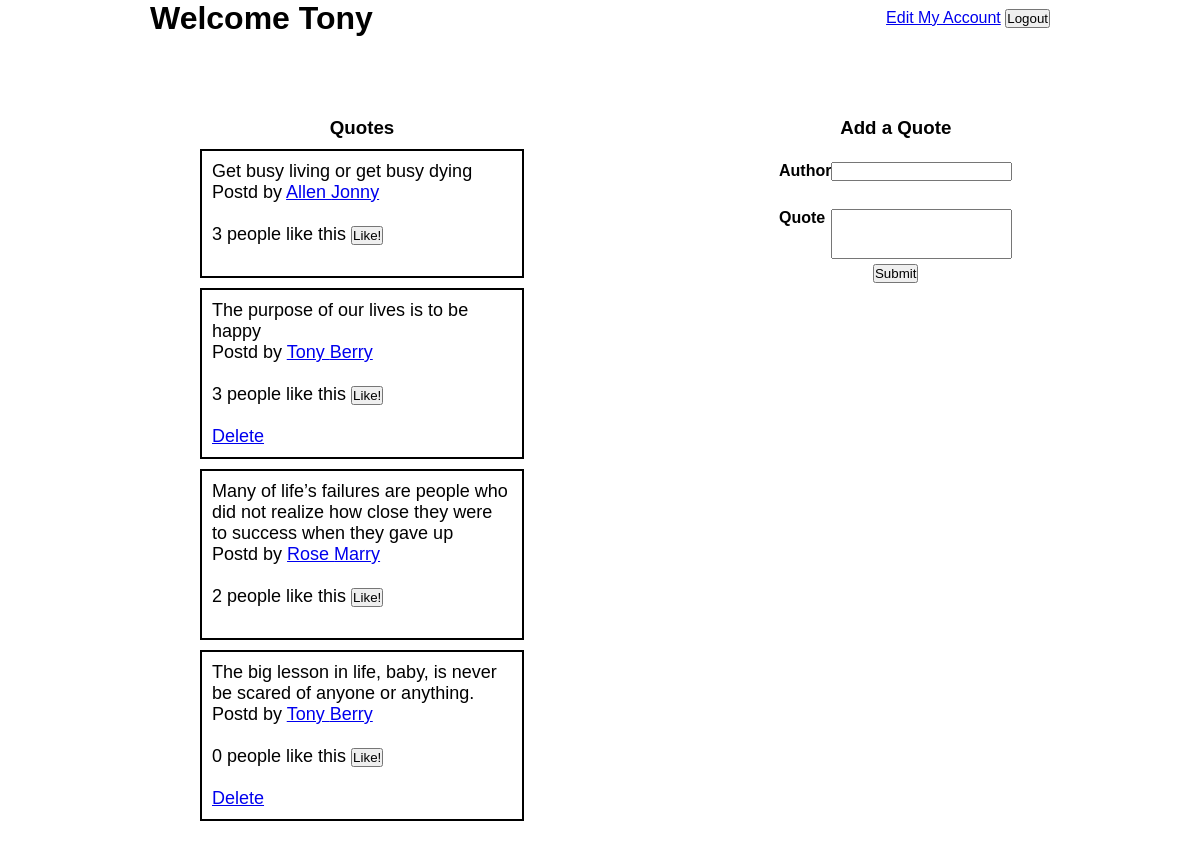
/success (signed in), run on the app's committed database.
### exam_app/models.py (models this page shows)
class Users (models.Model):
    first_name = models.CharField(max_length=255)
    last_name = models.CharField(max_length=255)
    email = models.CharField(max_length=255)
    password = models.CharField(max_length=255)
    objects = Usersmanager()
    created_at = models.DateTimeField(auto_now_add=True)
    updated_at = models.DateTimeField(auto_now_add=True)

class Quotes (models.Model):
    quote_content = models.TextField()
    author = models.CharField(max_length=255)
    poster = models.ForeignKey(Users, related_name='User_quote', on_delete=models.CASCADE)
    created_at = models.DateTimeField(auto_now_add=True)
    updated_at = models.DateTimeField(auto_now_add=True)
    objects = Quotesmanager()

### exam_app/views.py (the view)
# urls.py: path('success',views.success),
def success (request):
    if "user_id" not in request.session:
        return redirect('/')
    else:
        context = {
            "all_quotes":Quotes.objects.all(),
        }
    return render (request, 'quotes.html', context)

### exam_app/templates/quotes.html (shortened to what this page needs)
<!DOCTYPE html>
<html lang="en">
<head>
    {% load static %}
    <link rel="stylesheet" href="{% static 'CSS/style.css' %}">
</head>
<body>
    <div class="header">
        <h1>Welcome {{request.session.username}}</h1>
        <div class="option">
            <a href="/myaccount/{{request.session.user_id}}">Edit My Account</a>
            <a href="/logout"><button>Logout</button></a>
        </div>
    </div>
    <div class="wrapper">
        <div class="allQuotes">
            <h3>Quotes</h3>
            {% for quote in all_quotes %}
            <div class="quote">
                {{quote.quote_content}}
                <p>Postd by <a href="/user/{{quote.poster.id}}">{{quote.poster.first_name}}
                        {{quote.poster.last_name}}</a></p><br>
                <p>{{quote.Quote_like.count}} people like this
                    <a href="addlikes/{{quote.id}}"><button>Like!</button></a>
                </p><br>
                {% if quote.poster.id == request.session.user_id %}
                <a href="delete/{{quote.id}}">Delete</a>
                {% endif %}
            </div>
            {% endfor %}
        </div>
        <div class="addQuote">
            <form action="/addquote" method="POST">
                <h3>Add a Quote</h3><br>
                <div class="form">
                    <h4>Author</h4>
                    <input type="text" name="author">
                </div><br>
                <div class="form2">
                    <h4>Quote </h4>
                    <input type="text" name="quote_content">
                </div>
                <button>Submit</button>
            </form>
        </div>
    </div>
</body>
</html>

### exam_app/static/CSS/style.css (style rules this page uses)
* { padding: 0; margin: 0; font-family: sans-serif; }
.wrapper { margin: 0 auto; width: 900px; padding: 30px; display: flex; justify-content: space-between; align-items: top; }
.header { margin: 0 auto; width: 900px; display: flex; justify-content: space-between; align-items: center; }
.quote { border: 2px solid black; width: 300px; font-size: large; text-align: left; margin-top: 10px; padding:10px }
.allQuotes { text-align: center; padding: 50px; }
.addQuote { margin-left:150px; text-align: center; padding: 50px; }
.form { text-align: left; display: flex; justify-content: space-between; padding: 5px }
.form2 { text-align: left; display: flex; justify-content: space-between; padding: 5px; height: 50px; }

### data on the page
Users: session.username "Tony"
Quotes: quote_content "Get busy living or get busy dying", poster.first_name "Allen", poster.last_name "Jonny", Quote_like.count "3"
Quotes: quote_content "The purpose of our lives is to be happy", poster.first_name "Tony", poster.last_name "Berry", Quote_like.count "3"
Quotes: quote_content "Many of life’s failures are people who did not realize how close they were to success when they gave up", poster.first_name "Rose", poster.last_name "Marry", Quote_like.count "2"
Quotes: quote_content "The big lesson in life, baby, is never be scared of anyone or anything.", poster.first_name "Tony", poster.last_name "Berry", Quote_like.count "0"
